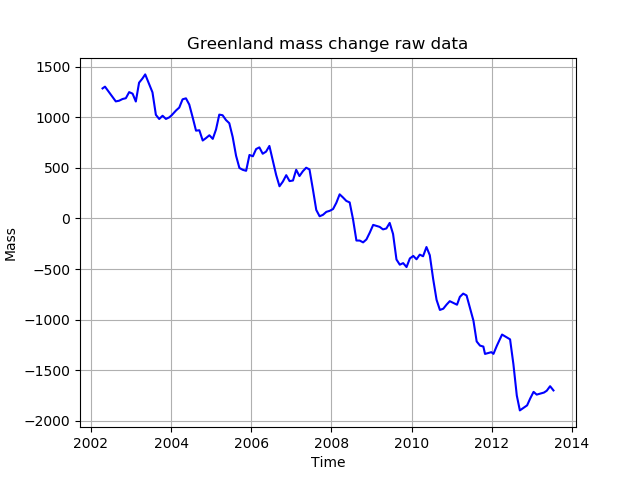

Reproduce this figure in Python.
from matplotlib import pyplot as plt
import pandas as pd
from scipy import interpolate


def main():
    df = pd.read_csv('greenland-mass-change.csv')
    all_xs = df['year']
    all_ys = df['mass change']
    spline_fn = interpolate.UnivariateSpline(all_xs, all_ys)
    plt.plot(all_xs, spline_fn(all_xs), 'b-')

    plt.title('Greenland mass change raw data')
    plt.xlabel('Time')
    plt.ylabel('Mass')
    plt.grid(True)
    plt.savefig('sampled_data.png')
 
 
if __name__ == '__main__':
    main()
